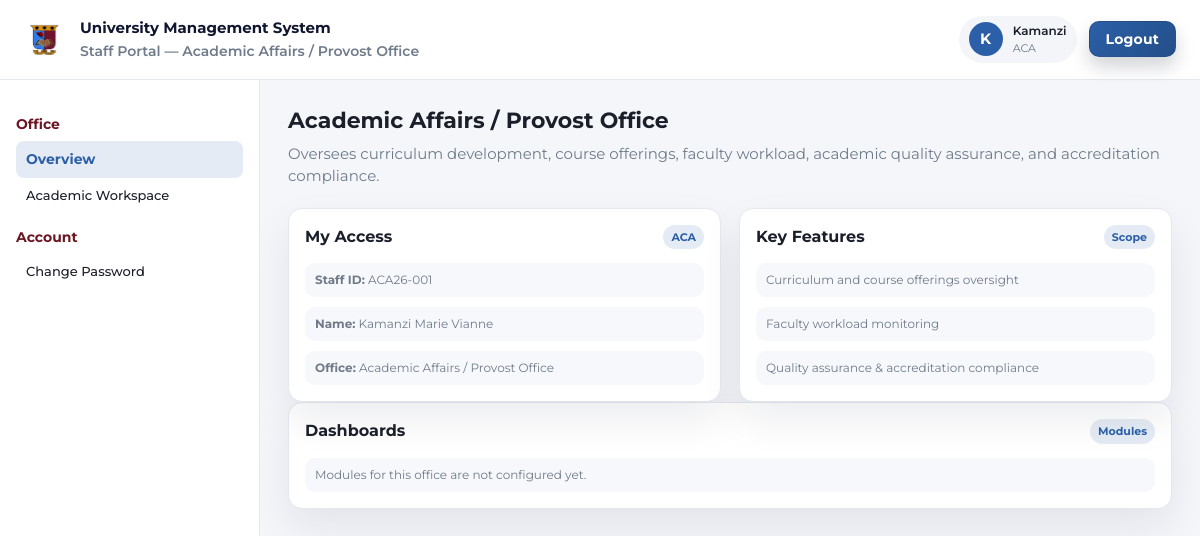
/dashboard/staff/ACA/ (signed in), run on the app's committed database.
### dashboard/models.py (models this page shows, shortened)
class StaffProfile(models.Model):
    user = models.OneToOneField(
        settings.AUTH_USER_MODEL,
        on_delete=models.CASCADE,
        related_name="staffprofile",
    )
    staff_id = models.CharField(max_length=20, unique=True)
    office_code = models.CharField(max_length=3, choices=OFFICE_CHOICES)
    issue_year = models.PositiveIntegerField()
    sequence = models.PositiveIntegerField()
    first_name = models.CharField(max_length=100, blank=True, default="")
    surname = models.CharField(max_length=100, blank=True, default="")
    last_name = models.CharField(max_length=100, blank=True, default="")
    full_name = models.CharField(max_length=200)
    assigned_password = models.CharField(max_length=64, blank=True, default="")
    is_active = models.BooleanField(default=True)
    deactivated_at = models.DateTimeField(null=True, blank=True)
    created_at = models.DateTimeField(auto_now_add=True)
    class Meta:
        constraints = [
            models.UniqueConstraint(
                fields=["office_code", "issue_year", "sequence"],
                name="uniq_staff_sequence_per_office_year",
            )
        ]
        indexes = [
            models.Index(fields=["office_code", "issue_year"]),
        ]

### dashboard/views/staff.py (the view)
# urls.py: path('staff/<str:office_code>/', staff_office_dashboard, name='staff_office_dashboard'),
@login_required
def staff_office_dashboard(request, office_code):
    staff_profile, response = _require_staff_access(request, office_code)
    if response is not None:
        return response
    office_code = (office_code or "").strip().upper()
    office_map = dict(OFFICE_CHOICES)
    return render(
        request,
        "dashboard/staff/office_dashboard.html",
        {
            "current_page": "staff.overview",
            "office_code": office_code,
            "office_label": office_map[office_code],
            "office_purpose": OFFICE_PURPOSE.get(office_code, ""),
            "office_features": OFFICE_FEATURES.get(office_code, []),
            "office_modules": _get_office_modules(office_code),
            "office_nav_sections": _get_office_nav_sections(office_code),
            "adm_subdashboard_functionalities": _get_adm_subdashboard_functionalities(office_code),
            "staff_id": staff_profile.staff_id,
            "staff_name": staff_profile.full_name or request.user.first_name or request.user.username,
        },
    )

### dashboard/templates/dashboard/staff/office_dashboard.html (shortened to what this page needs)
{% extends "dashboard/staff/base.html" %}
{% block main %}
  <section class="page-header">
    <div>
      <h1>{{ office_label }}</h1>
      <p>{{ office_purpose }}</p>
    </div>
  </section>
  <section class="content-grid">
    <section class="panel">
      <div class="panel-header">
        <h2>My Access</h2>
        <span class="panel-pill">{{ office_code }}</span>
      </div>
      <ul class="activity-list">
        <li><strong>Staff ID:</strong> {{ staff_id }}</li>
        <li><strong>Name:</strong> {{ staff_name }}</li>
        <li><strong>Office:</strong> {{ office_label }}</li>
      </ul>
    </section>
    <section class="panel">
      <div class="panel-header">
        <h2>Key Features</h2>
        <span class="panel-pill">Scope</span>
      </div>
      <ul class="activity-list">
        {% for item in office_features %}
          <li>{{ item }}</li>
        {% empty %}
          <li>Office features not configured yet.</li>
        {% endfor %}
      </ul>
    </section>
  </section>
  {% if office_code == "ADM" and office_nav_sections %}
    <section class="panel">
      <div class="panel-header">
        <h2>Sub Dashboards</h2>
        <span class="panel-pill">ADM</span>
      </div>
      <div class="table-wrap">
        <table class="dashboard-table">
          <thead>
            <tr>
              <th>Section</th>
              <th>Sub Dashboard</th>
              <th>Function</th>
            </tr>
          </thead>
          <tbody>
            {% for section in office_nav_sections %}
              {% for item in section.items %}
                <tr>
                  <td>{% if section.icon %}{{ section.icon }} {% endif %}{{ section.label }}</td>
                  <td>
                    {% if item.kind == "overview" %}
                      <a class="nav-title-link" href="{% url 'staff_office_dashboard' office_code=office_code %}">{{ item.title }}</a>
                    {% elif item.kind == "academic_workspace" %}
                      <a class="nav-title-link" href="{% url 'staff_academic_workspace' office_code=office_code %}">{{ item.title }}</a>
                    {% elif item.kind == "password_change" %}
                      <a class="nav-title-link" href="{% url 'password_change' %}">{{ item.title }}</a>
                    {% elif item.slug %}
                      <a class="nav-title-link" href="{% url 'staff_office_module' office_code=office_code module_slug=item.slug %}">{{ item.title }}</a>
                    {% else %}
                      {{ item.title }}
                    {% endif %}
                  </td>
                  <td>{{ item.description|default:"-" }}</td>
                </tr>
              {% endfor %}
            {% endfor %}
          </tbody>
        </table>
      </div>
    </section>
    {% if adm_subdashboard_functionalities %}
      <section class="panel">
        <div class="panel-header">
          <h2>Subdashboard Functionalities</h2>
          <span class="panel-pill">Summary</span>
        </div>
        <div class="table-wrap">
          <table class="dashboard-table">
            <thead>
              <tr>
                <th>Dashboard</th>
                <th>Functionality</th>
              </tr>
            </thead>
            <tbody>
              {% for row in adm_subdashboard_functionalities %}
                <tr>
                  <td>{{ row.title }}</td>
                  <td>{{ row.description }}</td>
                </tr>
              {% endfor %}
            </tbody>
          </table>
        </div>
      </section>
    {% endif %}
  {% else %}
    <section class="panel">
      <div class="panel-header">
        <h2>Dashboards</h2>
        <span class="panel-pill">Modules</span>
      </div>
      <ul class="activity-list">
        {% for m in office_modules %}
          <li>
            <a class="nav-title-link" href="{% url 'staff_office_module' office_code=office_code module_slug=m.slug %}">{{ m.title }}</a>
            <div class="brand-sub" style="margin:2px 0 0;">{{ m.description }}</div>
          </li>
        {% empty %}
          <li>Modules for this office are not configured yet.</li>
        {% endfor %}
      </ul>
    </section>
  {% endif %}
{% endblock %}

### dashboard/templates/dashboard/staff/base.html (shortened to what this page needs)
{% load static %}
<!DOCTYPE html>
<html lang="en">
  <head>
    <link rel="stylesheet" href="{% static 'dashboard/staff.css' %}">
  </head>
  <body>
    <div class="student-shell">
      <header class="topbar">
        <div class="brand">
          <img class="brand-logo" src="{% static 'website/UoKlogo.png' %}" alt="University logo">
          <div>
            <p class="brand-title">University Management System</p>
            <p class="brand-sub">Staff Portal{% if office_label %} — {{ office_label }}{% endif %}</p>
          </div>
        </div>
        <div class="topbar-actions">
          <div class="user-pill">
            <div class="user-avatar">{{ user.first_name|default:user.username|slice:":1" }}</div>
            <div>
              <p class="user-name">{{ user.first_name|default:user.username }}</p>
              <p class="user-role">{{ office_code|default:"Staff" }}</p>
            </div>
          </div>
          <form class="logout-form" method="post" action="{% url 'logout' %}">
            <button class="logout-btn" type="submit">Logout</button>
          </form>
        </div>
      </header>
      <aside class="sidebar {% if office_code == 'ADM' %}sidebar-adm{% endif %}">
        <nav class="nav">
          {% if office_code == "HRM" %}
            <div class="nav-group">
              <p class="nav-label">Overview</p>
              <a class="nav-link {% if current_page == 'staff.overview' %}active{% endif %}" href="{% url 'staff_office_dashboard' office_code=office_code %}">Dashboard</a>
              <a class="nav-link {% if current_page == 'staff.academic_workspace' %}active{% endif %}" href="{% url 'staff_academic_workspace' office_code=office_code %}">Academic Workspace</a>
            </div>
            <div class="nav-group">
              <p class="nav-label">Staff Management</p>
              <a class="nav-link" href="#">All Staff Directory</a>
              <a class="nav-link {% if current_page == 'staff.module.academic-staff' %}active{% endif %}" href="{% url 'staff_office_module' office_code=office_code module_slug='academic-staff' %}">Academic Staff</a>
              <a class="nav-link" href="#">Administrative Staff</a>
              <a class="nav-link" href="#">Support Staff</a>
              <a class="nav-link" href="#">Onboarding</a>
              <a class="nav-link" href="#">Contract Renewals</a>
              <a class="nav-link" href="#">Separations &amp; Exit</a>
            </div>
            <div class="nav-group">
              <p class="nav-label">Recruitment</p>
              <a class="nav-link" href="#">Open Positions</a>
              <a class="nav-link" href="#">Applications Pipeline</a>
              <a class="nav-link" href="#">Interview Schedule</a>
              <a class="nav-link" href="#">Offer Management </a>
              <a class="nav-link" href="#">Faculty Recruitment Dashboard</a>
            </div>
            <div class="nav-group">
              <p class="nav-label">Leave &amp; Attendance</p>
              <a class="nav-link" href="#">Pending Requests</a>
              <a class="nav-link" href="#">Leave Calendar</a>
              <a class="nav-link" href="#">Today's Attendance</a>
              <a class="nav-link" href="#">Leave Balances</a>
              <a class="nav-link" href="#">Attendance Reports</a>
            </div>
            <div class="nav-group">
              <p class="nav-label">Performance Management</p>
              <a class="nav-link" href="#">Pending Appraisals</a>
              <a class="nav-link" href="#">Overdue Appraisals </a>
              <a class="nav-link" href="#">Academic Staff Evaluation</a>
              <a class="nav-link" href="#">Completed Appraisals</a>
              <a class="nav-link" href="#">Appraisal Calendar</a>
            </div>
            <div class="nav-group">
              <p class="nav-label">Training &amp; Development</p>
              <a class="nav-link" href="#">Upcoming Trainings</a>
              <a class="nav-link" href="#">Training Catalog</a>
              <a class="nav-link" href="#">Enrollment Tracker</a>
              <a class="nav-link" href="#">Faculty Development Programs</a>
              <a class="nav-link" href="#">Certification &amp; Compliance</a>
            </div>
            <div class="nav-group">
              <p class="nav-label">Payroll &amp; Compensation</p>
              <a class="nav-link" href="#">Current Payroll Run</a>
              <a class="nav-link" href="#">Payroll History</a>
              <a class="nav-link" href="#">Salary Structure</a>
              <a class="nav-link" href="#">Lecturer Workload Compensation</a>
              <a class="nav-link" href="#">Benefits Administration</a>
              <a class="nav-link" href="#">Deductions &amp; Tax</a>
            </div>
          {% else %}
            <div class="nav-group">
              <p class="nav-label">Office</p>
              <a class="nav-link {% if current_page == 'staff.overview' %}active{% endif %}" href="{% url 'staff_office_dashboard' office_code=office_code %}">Overview</a>
              <a class="nav-link {% if current_page == 'staff.academic_workspace' %}active{% endif %}" href="{% url 'staff_academic_workspace' office_code=office_code %}">Academic Workspace</a>
            </div>
          {% endif %}
          {% if office_code != "ADM" %}
            <div class="nav-group">
              <p class="nav-label">Account</p>
              <a class="nav-link" href="{% url 'password_change' %}">Change Password</a>
            </div>
          {% endif %}
        </nav>
      </aside>
      <main class="main">
        {% block main %}{% endblock %}
      </main>
    </div>
  </body>
</html>

### data on the page
StaffProfile: office_code "ACA", staff "ACA26-001", full_name "Kamanzi Marie Vianne"

### other printed values
{{ office_label }} "Academic Affairs / Provost Office"
{{ user.first_name|default:user.username|slice:":1" }} "K"
{{ user.first_name|default:user.username }} "Kamanzi"
{{ office_purpose }} "Oversees curriculum development, course offerings, faculty workload, academic quality assurance, and accreditation compliance."
{{ item }} "Curriculum and course offerings oversight" "Faculty workload monitoring" "Quality assurance & accreditation compliance"
